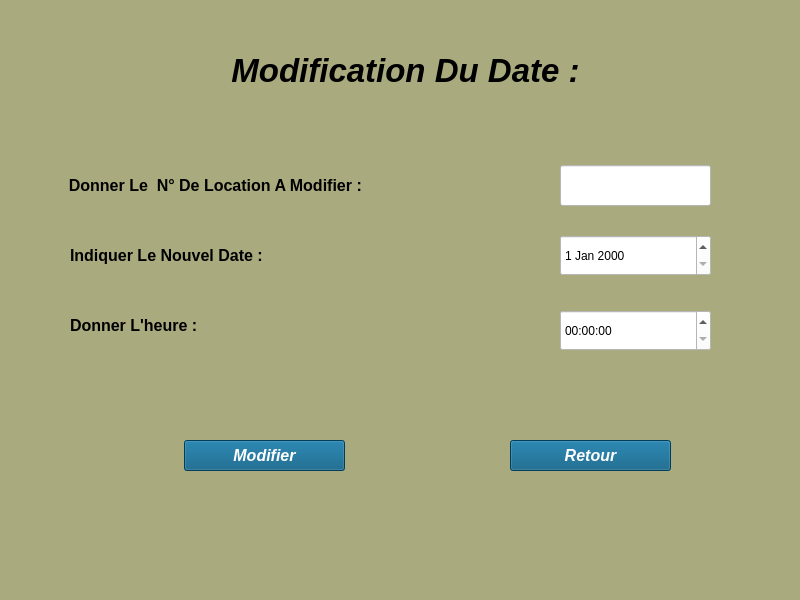
<?xml version="1.0" encoding="UTF-8"?>
<ui version="4.0">
 <class>Form</class>
 <widget class="QWidget" name="Form">
  <property name="geometry">
   <rect>
    <x>0</x>
    <y>0</y>
    <width>800</width>
    <height>600</height>
   </rect>
  </property>
  <property name="windowTitle">
   <string>Form</string>
  </property>
  <property name="styleSheet">
   <string notr="true">background-color: rgb(170, 170, 127);</string>
  </property>
  <widget class="QPushButton" name="retour">
   <property name="geometry">
    <rect>
     <x>510</x>
     <y>440</y>
     <width>161</width>
     <height>31</height>
    </rect>
   </property>
   <property name="font">
    <font>
     <pointsize>12</pointsize>
     <weight>75</weight>
     <italic>true</italic>
     <bold>true</bold>
    </font>
   </property>
   <property name="styleSheet">
    <string notr="true">background-color: rgb(0, 85, 127);
color: rgb(255, 255, 255);</string>
   </property>
   <property name="text">
    <string>Retour</string>
   </property>
  </widget>
  <widget class="QPushButton" name="modifier">
   <property name="geometry">
    <rect>
     <x>184</x>
     <y>440</y>
     <width>161</width>
     <height>31</height>
    </rect>
   </property>
   <property name="font">
    <font>
     <pointsize>12</pointsize>
     <weight>75</weight>
     <italic>true</italic>
     <bold>true</bold>
    </font>
   </property>
   <property name="styleSheet">
    <string notr="true">background-color: rgb(0, 85, 127);
color: rgb(255, 255, 255);</string>
   </property>
   <property name="text">
    <string>Modifier</string>
   </property>
  </widget>
  <widget class="QLabel" name="label">
   <property name="geometry">
    <rect>
     <x>60</x>
     <y>170</y>
     <width>381</width>
     <height>31</height>
    </rect>
   </property>
   <property name="font">
    <font>
     <pointsize>12</pointsize>
     <weight>75</weight>
     <bold>true</bold>
    </font>
   </property>
   <property name="text">
    <string>  Donner Le  N° De Location A Modifier :</string>
   </property>
  </widget>
  <widget class="QLabel" name="label_2">
   <property name="geometry">
    <rect>
     <x>70</x>
     <y>240</y>
     <width>371</width>
     <height>31</height>
    </rect>
   </property>
   <property name="font">
    <font>
     <pointsize>12</pointsize>
     <weight>75</weight>
     <italic>false</italic>
     <bold>true</bold>
    </font>
   </property>
   <property name="text">
    <string>Indiquer Le Nouvel Date :</string>
   </property>
  </widget>
  <widget class="QLineEdit" name="lire_location">
   <property name="geometry">
    <rect>
     <x>560</x>
     <y>165</y>
     <width>151</width>
     <height>41</height>
    </rect>
   </property>
   <property name="styleSheet">
    <string notr="true">background-color: rgb(255, 255, 255);</string>
   </property>
  </widget>
  <widget class="QDateEdit" name="dateEdit">
   <property name="geometry">
    <rect>
     <x>560</x>
     <y>235</y>
     <width>151</width>
     <height>41</height>
    </rect>
   </property>
   <property name="styleSheet">
    <string notr="true">background-color: rgb(255, 255, 255);</string>
   </property>
  </widget>
  <widget class="QLabel" name="label_3">
   <property name="geometry">
    <rect>
     <x>70</x>
     <y>300</y>
     <width>241</width>
     <height>51</height>
    </rect>
   </property>
   <property name="font">
    <font>
     <pointsize>12</pointsize>
     <weight>75</weight>
     <bold>true</bold>
    </font>
   </property>
   <property name="text">
    <string>Donner L'heure :</string>
   </property>
  </widget>
  <widget class="QTimeEdit" name="timeEdit">
   <property name="geometry">
    <rect>
     <x>560</x>
     <y>310</y>
     <width>151</width>
     <height>41</height>
    </rect>
   </property>
   <property name="styleSheet">
    <string notr="true">background-color: rgb(255, 255, 255);</string>
   </property>
  </widget>
  <widget class="QLabel" name="label_4">
   <property name="geometry">
    <rect>
     <x>200</x>
     <y>40</y>
     <width>411</width>
     <height>61</height>
    </rect>
   </property>
   <property name="font">
    <font>
     <pointsize>25</pointsize>
     <weight>75</weight>
     <italic>true</italic>
     <bold>true</bold>
    </font>
   </property>
   <property name="text">
    <string>Modification Du Date :</string>
   </property>
   <property name="alignment">
    <set>Qt::AlignCenter</set>
   </property>
  </widget>
 </widget>
 <resources/>
 <connections/>
</ui>
